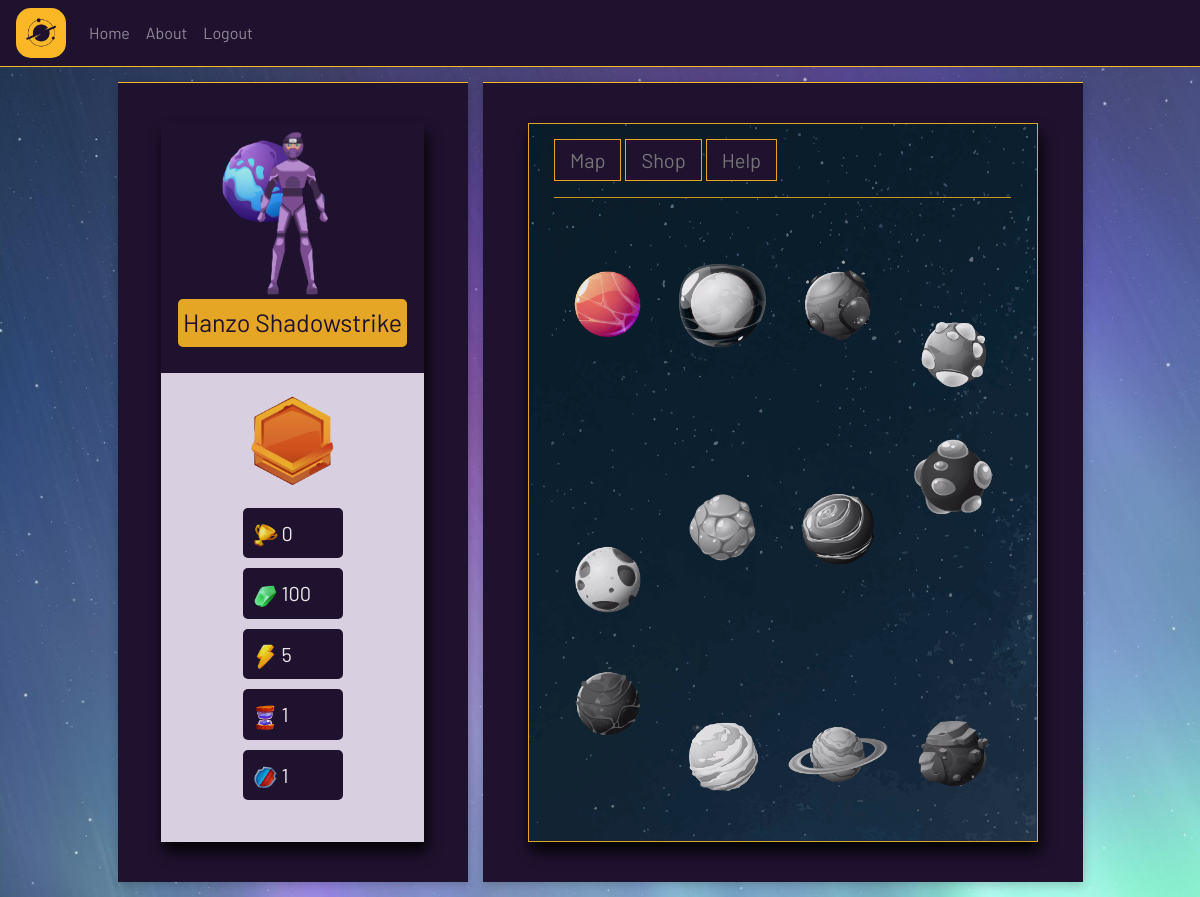
/ (signed in), run on an earlier commit of the app's database.
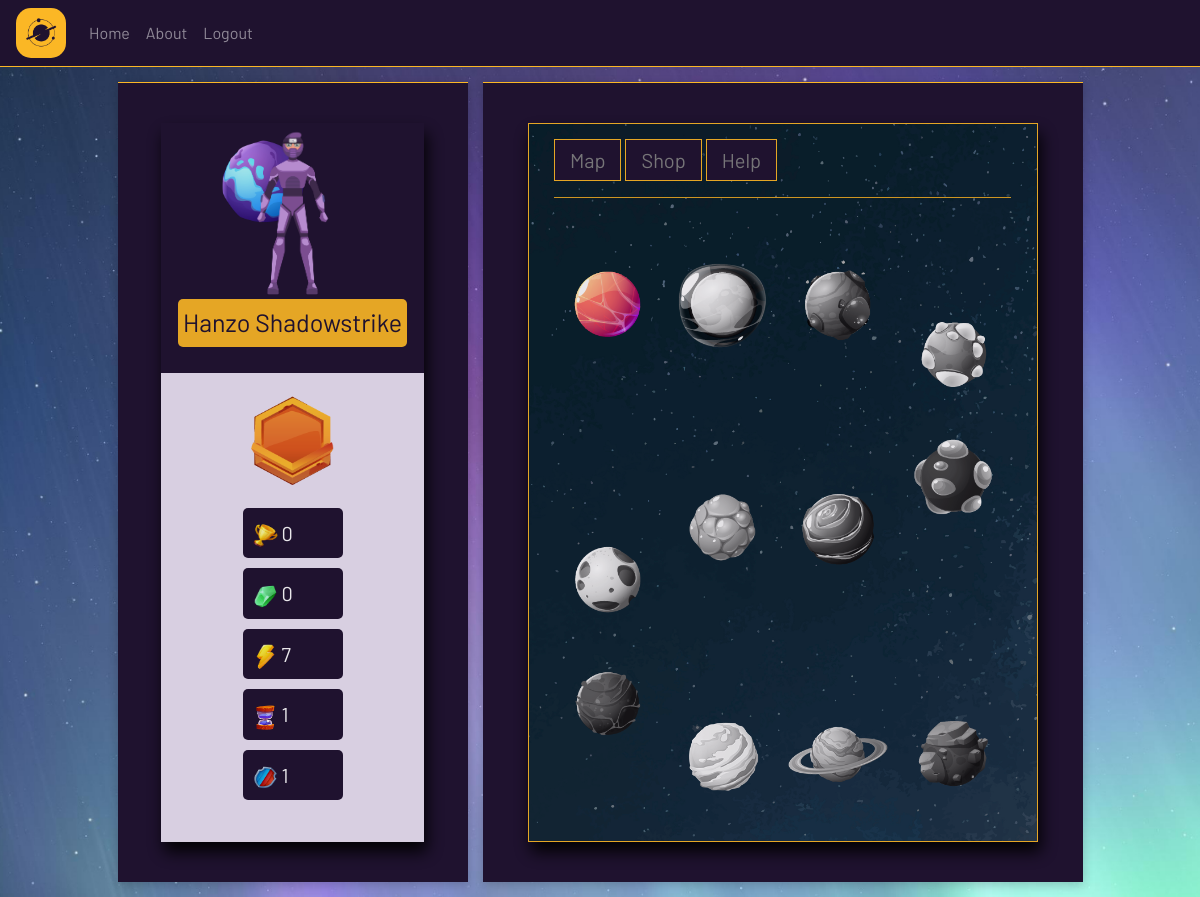
And on a later commit of the database.
### website/models.py (models this page shows)
class User(db.Model, UserMixin):
    id = db.Column(db.Integer, primary_key=True)
    email = db.Column(db.String(150), unique=True)
    password = db.Column(db.String(150))
    first_name = db.Column(db.String(150))
    character = db.Column(db.String(150))
    exp_points = db.Column(db.Integer)
    galactic_gems = db.Column(db.Integer)
    planets_defeated = db.Column(db.Integer)
    strength = db.Column(db.Integer)
    speed = db.Column(db.Integer)
    armor = db.Column(db.Integer)

### website/views.py (the view, shortened to what this page needs)
@views.route('/', methods=['GET', 'POST'])
@login_required
def home():
    return render_template("home.html", user=current_user)  # , stats=user_stats

### website/__init__.py (called while the page is built)
def create_app():
    app = Flask(__name__)
    app.config['SECRET_KEY'] = '34H534H5B354hj34k5k3j45bvh34v5'
    app.config['SQLALCHEMY_DATABASE_URI'] = f'sqlite:///{DB_NAME}'
    db.init_app(app)
    from .views import views
    from .auth import auth
    app.register_blueprint(views, url_prefix='/')
    app.register_blueprint(auth, url_prefix='/')
    from .models import User
    with app.app_context():
        db.create_all()
    login_manager = LoginManager()
    login_manager.login_view = 'auth.login'
    login_manager.init_app(app)
    @login_manager.user_loader
    def load_user(id):
        return User.query.get(int(id))
    def load_gameData(id):
        return gameData.query.get(int(id))
    return app

### website/templates/home.html (shortened to what this page needs)
{% extends "base.html" %} {% block title %}Home{% endblock %}
{% block content %}
    <div id="container">
        <div class="left-column column-styling column-position">
            <div class="round-white-box">
                <div id="userimage">
                    <img src="../static/images/game-assets/{{user.character}}.png" class="game-character">
                    <div id="username">
                    </div>
                </div>
                <div id="rank">
                {% if user.exp_points >= 1000 %}
                    <img src="../static/images/game-assets/rank10.png" title="General" />
                {% elif user.exp_points >= 900 %}
                    <img src="../static/images/game-assets/rank9.png" title="Colonel" />
                {% elif user.exp_points >= 800 %}
                    <img src="../static/images/game-assets/rank8.png" title="Major" />
                {% elif user.exp_points >= 700 %}
                    <img src="../static/images/game-assets/rank7.png" title="Lieutenant" />
                {% elif user.exp_points >= 600 %}
                    <img src="../static/images/game-assets/rank6.png" title="Sergeant Major" />
                {% elif user.exp_points >= 500 %}
                    <img src="../static/images/game-assets/rank5.png" title="First Sergeant" />
                {% elif user.exp_points >= 400 %}
                    <img src="../static/images/game-assets/rank4.png" title="Staff Sergeant" />
                {% elif user.exp_points >= 300 %}
                    <img src="../static/images/game-assets/rank3.png" title="Sergeant" />
                {% elif user.exp_points >= 200 %}
                    <img src="../static/images/game-assets/rank2.png" title="Corporal" />
                {% else %}
                    <img src="../static/images/game-assets/rank1.png" title="Private" />
                {% endif %}
                </div>
                <div class="stats" title="Experience Points">
                    <img src="../static/images/game-assets/xp.png" class="user-icons" />
                    {{user.exp_points}}
                </div>
                <div class="stats" title="Galactic Gems">
                    <img src="../static/images/game-assets/gems.png" class="user-icons" />
                    {{user.galactic_gems}}
                </div>
                <div class="stats" title="Power">
                    <img src="../static/images/game-assets/strength.png" class="user-icons" /> {{user.strength}}
                </div>
                <div class="stats" title="Speed">
                    <img src="../static/images/game-assets/speed.png" class="user-icons" /> {{user.speed}}
                </div>
                <div class="stats" title="Armor">
                    <img src="../static/images/game-assets/armor.png" class="user-icons" /> {{user.armor}}
                </div>
            </div>
        </div>
        <div class="right-column column-styling column-position">
            <div class="round-white-box increase-size">
                <div class="game-nav">
                    <button onclick="toggleMap('map');">Map</button>
                    <button onclick="toggleMap('shop');">Shop</button>
                    <button onclick="toggleMap('help');">Help</button>
                    <hr style="background: #FBB725;">
                </div>
                <div class="map">
                    {% set y_pos = namespace(value=-10) %}
                    {% set x_pos = namespace(value=-225) %}
                    {% for i in range(12) %}
                        {% if i == 3 or i == 4 %}
                            {% set y_pos.value = y_pos.value + 50 %}
                        {% elif i == 7 %}
                            {% set y_pos.value = y_pos.value - 50 %}
                        {% endif %}
                        {% if user.planets_defeated == i %}
                            {% set character = user.character %}
                            <img src="../static/images/game-assets/planet{{i}}.png" class="planet unlocked" style="left: {{x_pos.value}}px; top: {{y_pos.value}}px;" onclick="openGame({{i}}, '{{user.character}}');" onmouseover="displayText(this, {{i}})" onmouseout="clearText(this)">
                        {% else %}
                            <img src="../static/images/game-assets/planet{{i}}.png" class="planet locked" style="left: {{x_pos.value}}px; top: {{y_pos.value}}px;" onmouseover="displayText(this, {{i}}, true)" onmouseout="clearText(this)">
                        {% endif %}
                        {% set x_pos.value = x_pos.value + 115 %}
                        {% if x_pos.value > 200 %}
                            {% set x_pos.value = -225 %}
                            {% set y_pos.value = y_pos.value + 225 %}
                        {% endif %}
                        {% if i == 3  or i == 4 %}
                            {% set y_pos.value = y_pos.value - 50 %}
                        {% elif i == 8 %}
                            {% set y_pos.value = y_pos.value + 50 %}
                        {% endif %}
                    {% endfor %}
                </div>
            </div>
        </div>
    </div>
{% endblock %}

### website/templates/base.html (shortened to what this page needs)
<!DOCTYPE html>
<html>
    <head>
        <link rel="stylesheet"
            href="https://stackpath.bootstrapcdn.com/bootstrap/4.4.1/css/bootstrap.min.css"
/>
        <link rel="stylesheet"
            href="https://stackpath.bootstrapcdn.com/font-awesome/4.7.0/css/font-awesome.min.css"
/>
        <link href="../static/style.css" rel="stylesheet">
    </head>
    <body>
        <nav class="navbar navbar-expand-lg navbar-dark">
            <img src="../static/images/logo-icon.png" id="logo-icon">
            <div class="collapse navbar-collapse" id="navbar">
                <div class="navbar-nav">
                    {% if user.is_authenticated %}
                        <a class="nav-item nav-link" id="home" href="/">Home</a>
                        <a class="nav-item nav-link" id="about" href="/about">About</a>
                        <a class="nav-item nav-link" id="logout" href="/logout">Logout</a>
                    {% else %}
                        <a class="nav-item nav-link" id="login" href="/login">Login</a>
                        <a class="nav-item nav-link" id="signUp" href="/sign-up">Sign Up</a>
                        <a class="nav-item nav-link" id="about" href="/about">About</a>
                    {% endif %}
                </div>
            </div>
        </nav>
        <div class="container">
            {% block content %}
            {% endblock %}
        </div>
    </body>
</html>

### website/static/style.css (style rules this page uses)
body { font-family: 'Barlow', sans-serif; background: url('../static/images/bg-space-light.jpg') no-repeat center center fixed; background-size: cover; }
.navbar { background: #1F122F; border-bottom: 1px solid #FBB725; }
#logo-icon { width: 50px; height: 50px; border-radius: 15px; }
a { color: #1F122F; }
img { -webkit-user-drag: none; }
#navbar { margin-left: 15px; }
#container { display: flex; justify-content: center; gap: 15px; flex-direction: row; margin-top: 15px; margin-bottom: 15px; flex-wrap: wrap; }
.column-styling { background: #1F122F; border-top: 1px solid #FBB725; height: 800px; box-shadow: 0 3px 10px rgb(0 0 0 / 0.2); }
.left-column { width: 350px; }
.right-column { width: 600px; }
.round-white-box { background: #ede4f5; opacity: 90%; width: 75%; height: 90%; display: flex; justify-content: flex-start; align-items: center; flex-direction: column; overflow: hidden; font-size: 20px; box-shadow: 3px 10px 15px black; position: relative; }
.right-column .round-white-box { background: url('./images/graphical-assets/space-cartoon-purple.png'); background-size: cover; border: 1px solid #FBB725; }
.increase-size { width: 85%; }
.column-position { display: flex; justify-content: center; flex-direction: column; align-items: center; }
.game-character { height: 175px; width: min-content; }
#userimage { width: 275px; height: 250px; background: #1F122F; color: white; display: flex; flex-direction: column; justify-content: center; align-items: center; padding-bottom: 25px; font-size: 25px; background-size: 35%; background-repeat: no-repeat; background-position-x: 60px; background-position-y: 10px; }
.user-icons { width: 25px; height: 25px; }
.round-white-box > div.stats { background: #1F122F; margin: 5px; padding: 10px; border-radius: 5px; width: 100px; color: white; }
#username { background: #FBB725; border-radius: 5px; color: #1F122F; padding: 5px; }
#rank > img { margin-top: 5px; width: 150px; height: 125px; }
.map { margin-top: 50px; position: relative; visibility: visible; }
.planet { position: absolute; width: 100px; }
.unlocked { filter: none; }
.locked { filter: grayscale(1); }
.game-nav { margin-top: 15px; width: 90%; }
.game-nav > button { background: #1F122F; color: gray; border: 1px solid #FBB725; padding: 5px 15px 5px 15px; }

What changed in the data, as far as the page shows it:
changed User: galactic_gems "100" → "0"; strength "5" → "7"
